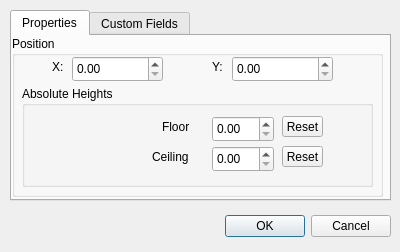
<?xml version="1.0" encoding="UTF-8"?>
<ui version="4.0">
 <class>g4_qtvertexeditform</class>
 <widget class="QDialog" name="g4_qtvertexeditform">
  <property name="geometry">
   <rect>
    <x>0</x>
    <y>0</y>
    <width>400</width>
    <height>252</height>
   </rect>
  </property>
  <property name="windowTitle">
   <string>Dialog</string>
  </property>
  <widget class="QDialogButtonBox" name="buttonBox">
   <property name="geometry">
    <rect>
     <x>50</x>
     <y>210</y>
     <width>341</width>
     <height>32</height>
    </rect>
   </property>
   <property name="orientation">
    <enum>Qt::Horizontal</enum>
   </property>
   <property name="standardButtons">
    <set>QDialogButtonBox::Cancel|QDialogButtonBox::Ok</set>
   </property>
  </widget>
  <widget class="QTabWidget" name="tabWidget">
   <property name="geometry">
    <rect>
     <x>10</x>
     <y>10</y>
     <width>381</width>
     <height>191</height>
    </rect>
   </property>
   <property name="currentIndex">
    <number>0</number>
   </property>
   <widget class="QWidget" name="properties_tab">
    <attribute name="title">
     <string notr="true">Properties</string>
    </attribute>
    <widget class="QGroupBox" name="groupBox">
     <property name="geometry">
      <rect>
       <x>0</x>
       <y>0</y>
       <width>371</width>
       <height>161</height>
      </rect>
     </property>
     <property name="title">
      <string>Position</string>
     </property>
     <widget class="QDoubleSpinBox" name="doubleSpinBox">
      <property name="geometry">
       <rect>
        <x>60</x>
        <y>20</y>
        <width>91</width>
        <height>26</height>
       </rect>
      </property>
     </widget>
     <widget class="QDoubleSpinBox" name="doubleSpinBox_2">
      <property name="geometry">
       <rect>
        <x>220</x>
        <y>20</y>
        <width>101</width>
        <height>26</height>
       </rect>
      </property>
     </widget>
     <widget class="QLabel" name="label">
      <property name="geometry">
       <rect>
        <x>40</x>
        <y>20</y>
        <width>16</width>
        <height>21</height>
       </rect>
      </property>
      <property name="text">
       <string>X:</string>
      </property>
     </widget>
     <widget class="QLabel" name="label_2">
      <property name="geometry">
       <rect>
        <x>200</x>
        <y>20</y>
        <width>16</width>
        <height>21</height>
       </rect>
      </property>
      <property name="text">
       <string>Y:</string>
      </property>
     </widget>
     <widget class="QGroupBox" name="udmf_absheight_group">
      <property name="geometry">
       <rect>
        <x>10</x>
        <y>50</y>
        <width>351</width>
        <height>101</height>
       </rect>
      </property>
      <property name="title">
       <string>Absolute Heights</string>
      </property>
      <widget class="QDoubleSpinBox" name="udmf_floor_absheight">
       <property name="geometry">
        <rect>
         <x>190</x>
         <y>30</y>
         <width>62</width>
         <height>26</height>
        </rect>
       </property>
      </widget>
      <widget class="QDoubleSpinBox" name="udmf_ceil_absheight">
       <property name="geometry">
        <rect>
         <x>190</x>
         <y>60</y>
         <width>62</width>
         <height>26</height>
        </rect>
       </property>
      </widget>
      <widget class="QLabel" name="label_3">
       <property name="geometry">
        <rect>
         <x>140</x>
         <y>30</y>
         <width>41</width>
         <height>21</height>
        </rect>
       </property>
       <property name="text">
        <string>Floor</string>
       </property>
      </widget>
      <widget class="QLabel" name="label_4">
       <property name="geometry">
        <rect>
         <x>130</x>
         <y>60</y>
         <width>51</width>
         <height>21</height>
        </rect>
       </property>
       <property name="text">
        <string>Ceiling</string>
       </property>
      </widget>
      <widget class="QToolButton" name="reset_absheight_floor">
       <property name="geometry">
        <rect>
         <x>260</x>
         <y>30</y>
         <width>41</width>
         <height>21</height>
        </rect>
       </property>
       <property name="text">
        <string>Reset</string>
       </property>
      </widget>
      <widget class="QToolButton" name="reset_absheight_ceil">
       <property name="geometry">
        <rect>
         <x>260</x>
         <y>60</y>
         <width>41</width>
         <height>21</height>
        </rect>
       </property>
       <property name="text">
        <string>Reset</string>
       </property>
      </widget>
     </widget>
    </widget>
   </widget>
   <widget class="QWidget" name="udmf_custom_tab">
    <attribute name="title">
     <string notr="true">Custom Fields</string>
    </attribute>
   </widget>
  </widget>
 </widget>
 <resources/>
 <connections>
  <connection>
   <sender>buttonBox</sender>
   <signal>accepted()</signal>
   <receiver>g4_qtvertexeditform</receiver>
   <slot>accept()</slot>
   <hints>
    <hint type="sourcelabel">
     <x>248</x>
     <y>254</y>
    </hint>
    <hint type="destinationlabel">
     <x>157</x>
     <y>274</y>
    </hint>
   </hints>
  </connection>
  <connection>
   <sender>buttonBox</sender>
   <signal>rejected()</signal>
   <receiver>g4_qtvertexeditform</receiver>
   <slot>reject()</slot>
   <hints>
    <hint type="sourcelabel">
     <x>316</x>
     <y>260</y>
    </hint>
    <hint type="destinationlabel">
     <x>286</x>
     <y>274</y>
    </hint>
   </hints>
  </connection>
 </connections>
</ui>
